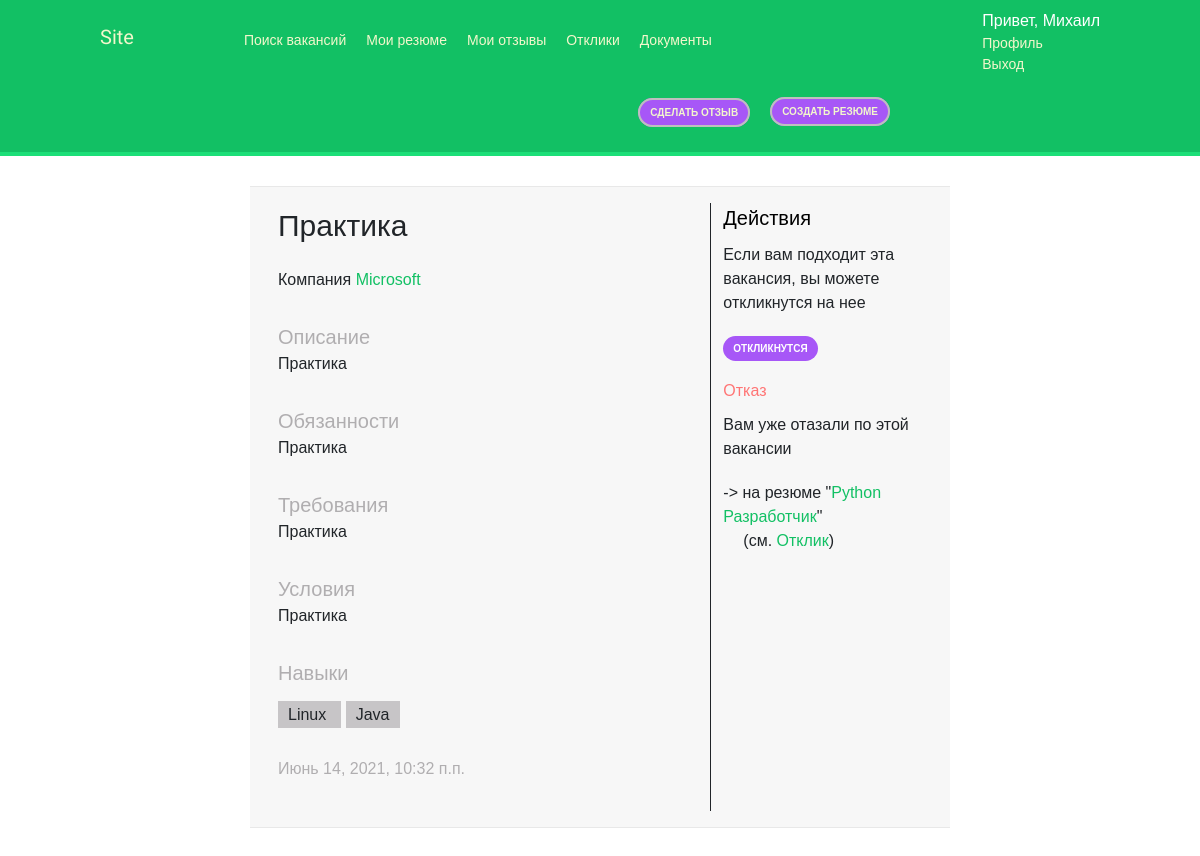
Screenshot of /vacancy/VACANCY-6/ (signed in) with the database file from the repository.
### main_site/models.py (models this page shows, shortened)
class CustomUser(AbstractUser):
	TYPE_OF_ROLE =(
			('student','Студент'),
			('company','Компания'),
			('admin','Админ')
		)
	role = models.CharField('Роль',max_length=50, choices=TYPE_OF_ROLE,default='student')
	class Meta:
		verbose_name = 'Пользователь'
		verbose_name_plural = 'Пользователи'

class Student(models.Model):
	user = models.OneToOneField(settings.AUTH_USER_MODEL,on_delete=models.CASCADE,related_name='students', verbose_name='Пользователь')
	name = models.CharField('Имя',max_length=100)
	last_name = models.CharField('Фамилия',max_length=100)
	father_name = models.CharField('Отчество',max_length=100,blank=True)
	date_of_birth = models.DateField('Дата рождения',null=True,blank=True)
	phone = models.CharField('Телефон',max_length=12)
	university_group = models.CharField('Группа в вузе',max_length=20)
	class Meta:
		verbose_name = 'Профиль Студента'
		verbose_name_plural = 'Профили Студентов'

class Vacancy(models.Model):
	STATUS_CHOICES = (
			('blocked','Заблокированая'),
			('closed','Закрытая'),
			('published','Опубликованная'),
		)
	company = models.ForeignKey(Company,on_delete=models.CASCADE,related_name='vacancys', verbose_name="Компания")
	skills = models.ManyToManyField(Skill, related_name='vacancys',verbose_name="Навыки")
	name = models.CharField('Название',max_length=100)
	description = models.TextField('Описание')
	responsibilities = models.TextField('Обязанности') #обязанности
	requirements = models.TextField('Требования') #требования
	conditions = models.TextField('Условия') #условия
	created_by = models.DateTimeField(auto_now_add=True)
	updated_by =  models.DateTimeField(auto_now=True)
	status = models.CharField('Статус',max_length=10,choices=STATUS_CHOICES, default='published')
	class Meta:
		verbose_name = 'Вакансия'
		verbose_name_plural = 'Вакансии'

class Company(models.Model):
	user = models.OneToOneField(settings.AUTH_USER_MODEL,on_delete=models.CASCADE,related_name='companys', verbose_name='Пользователь')
	name = models.CharField('Название',max_length=200)
	address = models.CharField('Адрес',max_length=200)
	description = models.TextField('Описание')
	photo = models.ImageField('Фото',upload_to='img',blank=True)#upload_to
	phone = models.CharField('Телефон',max_length=12, default=' ')
	site_name = models.CharField('Сайт',max_length=200)
	def __str__(self):
		return self.name
	class Meta:
		verbose_name = 'Профиль Компании'
		verbose_name_plural = 'Профили Компаний'

class Skill(models.Model):
	name = models.CharField('Название',max_length=100,unique=True)
	class Meta:
		verbose_name = 'Навык'
		verbose_name_plural = 'Навыки'

class Response(models.Model):
	STATUS_CHOICES = (
			(None,'Не установлен'),
			('student_response','Отклик студента'),
			('offer','Предложение'),
			('reject','Отказ'),
			('offer_completed','Завершенный оффер'),
		)
	resume = models.ForeignKey(Resume,on_delete=models.CASCADE,related_name='responses', verbose_name="Резюме")
	vacancy = models.ForeignKey(Vacancy,on_delete=models.CASCADE,related_name='responses', verbose_name="Вакансия")
	created_by = models.DateTimeField(auto_now_add=True)
	updated_by =  models.DateTimeField(auto_now=True)
	status = models.CharField('Статус',max_length=30,choices=STATUS_CHOICES, default='published')
	class Meta:
		verbose_name = 'Отклик'
		verbose_name_plural = 'Отклики'
		unique_together = ('resume', 'vacancy')

class Resume(models.Model):
	STATUS_CHOICES = (
			('blocked','Заблокированое'),
			('closed','Закрытое'),
			('published','Опубликованное'),
		)
	student = models.ForeignKey(Student,on_delete=models.CASCADE,related_name='resumes', verbose_name="Студент")
	skills = models.ManyToManyField(Skill,related_name='resumes', verbose_name="Навыки", blank=True)
	name = models.CharField('Название',max_length=100)
	experience = models.TextField('Опыт')
	responsibilities = models.TextField('Обязанности') #обязанности
	achievements = models.TextField('Достижения') #достижения
	about_self = models.TextField('О себе')
	created_by = models.DateTimeField(auto_now_add=True)
	updated_by =  models.DateTimeField(auto_now=True)
	status = models.CharField('Статус',max_length=20,choices=STATUS_CHOICES, default='published')
	class Meta:
		verbose_name = 'Резюме'
		verbose_name_plural = 'Резюме'

### main_site/views.py (the view)
# urls.py: path('vacancy/VACANCY-<int:pk>/',views.VacancyDetailView.as_view() , name='vacancy_detail'),
class VacancyDetailView(LoginRequiredMixin,DetailView):
	model = Vacancy
	template_name = 'main_site/vacancy/vacancy_detail.html'
	context_object_name = 'vacancy'
	def get_object(self, queryset=None):
		pk = self.kwargs.get('pk')
		try:
			return Vacancy.objects.filter(status='published').get(id=pk)
		except ObjectDoesNotExist:
			raise Http404('Ох, нет объекта;)')
	def get_context_data(self, **kwargs):
		context = super().get_context_data(**kwargs)
		responses = dict()
		responses['offer'] = Response.objects.filter(resume__student=self.request.user.students).filter(vacancy__id=self.kwargs.get('pk')).filter(status='offer')
		responses['student_response'] = Response.objects.filter(resume__student=self.request.user.students).filter(vacancy__id=self.kwargs.get('pk')).filter(status='student_response')
		responses['reject'] = Response.objects.filter(resume__student=self.request.user.students).filter(vacancy__id=self.kwargs.get('pk')).filter(status='reject')
		responses['offer_completed'] = Response.objects.filter(resume__student=self.request.user.students).filter(vacancy__id=self.kwargs.get('pk')).filter(status='offer_completed')
		context["responses"] = responses
		return context

### main_site/templates/main_site/vacancy/vacancy_detail.html (shortened to what this page needs)
{% extends 'base.html' %}
{% block content %}
{% if vacancy.status == 'blocked' %}
	<div style="color: #ff7575; margin-left: 25%; font-size: 35px"><--Резюме заблокированно!--></div>
{% else %}
	<div class="row mb p-3 profile-info-top" style="width: 70%; margin-left: 15%">
		<div class="col-8" style="border-right:1px solid">
			<div class="" style="margin-bottom: 20px">
				<span style="font-size: 30px; padding-right: 20px ">{{vacancy.name}}</span>
			</div>
			<div class="" style="margin-bottom: 30px">
				<span style="">Компания</span>
				<a href="">{{vacancy.company}}</a>
			</div>
			<div class="" style="margin-bottom: 30px">
				<span style="font-size: 20px; color: #b0aeb0; padding-right: 20px ">Описание</span>
				<div style=" ">{{vacancy.description}}</div>
			</div>
			<div class="" style="margin-bottom: 30px">
				<span style="font-size: 20px; color: #b0aeb0; padding-right: 20px ">Обязанности</span>
				<div style=" ">{{vacancy.responsibilities}}</div>
			</div>
			<div class="" style="margin-bottom: 30px">
				<span style="font-size: 20px; color: #b0aeb0; padding-right: 20px ">Требования</span>
				<div style=" ">{{vacancy.requirements}}</div>
			</div>
			<div class="" style="margin-bottom: 30px">
				<span style="font-size: 20px; color: #b0aeb0; padding-right: 20px ">Условия</span>
				<div style=" ">{{vacancy.conditions}}</div>
			</div>
			<div class="" style="margin-bottom: 30px">
				<span style="font-size: 20px; color: #b0aeb0; padding-right: 20px ">Навыки</span>
				<div style="margin-top: 15px">
					{% for i in vacancy.skills.all %}
					<span style="padding: 5px 10px;margin-right: 5px; background: #c7c5c7;">
						{{i.name}}
					</span>
					{% endfor %}
				</div>
			</div>
			<div class="" style="margin-bottom: 30px">
				<div style="color: #b0aeb0;">{{vacancy.updated_by}}</div>
			</div>
		</div>
		<div class="col-4">
			<div class="" style="margin-bottom: 30px">
				<div style="font-size: 20px; color: #000; padding-right: 20px; ">
					Действия
				</div>
					<div style=" margin-bottom: 20px; margin-top: 10px">
						Если вам подходит эта вакансия, вы можете откликнутся на нее
					</div>
					<a href="{% url 'student_response' vacancy.id  %}" class="button-mini" style="background-color: #a757f7">Откликнутся</a>
				{% if responses  %}
					{% if responses.reject %}
						<span style="color: #ff7575">Отказ</span>
						<div style=" margin-bottom: 20px; margin-top: 10px">
							Вам уже отазали по этой вакансии
						</div>
						{% for response in responses.reject %}
						<div>
							 -> на резюме "<a href="{% url 'my_resume_detail' response.resume.id %}">{{response.resume.name}}</a>"
							 <div style="margin-left: 20px">(см. <a href="{ url response.id }">Отклик</a>)</div>
						</div>
						{% endfor %}
					{% endif %}
				{% endif %}
			</div>
		</div>
	</div>
{% endif %}
{% endblock %}

### main_site/templates/main_site/base_header_student.html
<span class="logo">Site</span>
<ul class="menu" >
	<li {% if section == "vacancy_list" %} class="selected" {% endif %}>
		<a href="{% url 'vacancy_list' %}">Поиск вакансий</a>
	</li>
	<li {% if section == "my_resume_list" %} class="selected" {% endif %}>
		<a href="{% url 'my_resume_list' %}">Мои резюме</a>
	</li>
	<li {% if section == "my_review_list" %} class="selected" {% endif %}>
		<a href="{% url 'my_review_list' %}">Мои отзывы</a>
	</li>
	<li {% if section == "student_response_list" %} class="selected" {% endif %}>
		<a href="{% url 'student_response_list' %}">Отклики</a>
	</li>
	<li {% if section == "document_list" %} class="selected" {% endif %}>
		<a href="{% url 'document_list' %}">Документы</a>
	</li>
</ul>
<span class="user">
	<div style="font-size: 16px">Привет, {{request.user.students.name}}</div>
	<div {% if section == "profile" %} class="selected" {% endif %} style="list-style-type: none">
		<a href="{% url 'profile' %}">Профиль</a>
	</div>
	<a href="{% url 'logout' %}">Выход</a>
</span>
<div id="right">
	<span {% if section == "create_resume" %} class="selected-create" {% endif %} >
		<a href="{% url 'create_resume' %}">Создать резюме</a>
	</span>
</div>
<div id="after-right">
	<span {% if section == "create_review" %} class="selected-create" {% endif %} >
		<a href="{% url 'create_review' %}">Сделать отзыв</a>
	</span>
</div>

### main_site/static/css/base.css (style rules this page uses)
body { margin:0; padding:0; font-family:helvetica, sans-serif; }
a { color:#12c064; text-decoration:none; }
#header .logo { font-family: 'Muli', sans-serif; float:left; color:#f3f7cc; font-size:20px; margin-right:10%; margin-top:17px; }
#header ul.menu { list-style:none; float:left; margin:0; padding:0; }
#header ul.menu li { float:left; padding:25px 10px; }
#header div#right { float:right; margin-right: 200px; padding:25px 10px; }
#header div#after-right { float:right; padding:25px 10px; }
#header div#right a,#header div#after-right a { background: #a757f7; border-radius:50px; border: 2px solid #bfbfbf; font-weight:bold; color:#f3f7cc; padding:7px 10px; font-size:10px; text-transform:uppercase; }
* { box-sizing: border-box; }
#header a { color:#f3f7cc; }
#header .user { float:right; padding-top:4px; }
a.button-mini { border-radius:50px; font-weight:bold; background:#12c064; color:#fff; padding:7px 10px; font-size:10px; text-transform:uppercase; }
.profile-info-top { border-top: 1px #e8e8e8 solid; border-bottom: 1px #e8e8e8 solid; background-color: #f7f7f7; }

### rows the page displays
CustomUser: user.students.name "Михаил"
Vacancy: name "Практика", company "Microsoft", description "Практика", responsibilities "Практика", requirements "Практика", conditions "Практика", updated_by "Июнь 14, 2021, 10:32 п.п."
Skill: name "Linux"
Skill: name "Java"
Response: resume.name "Python Разработчик"
